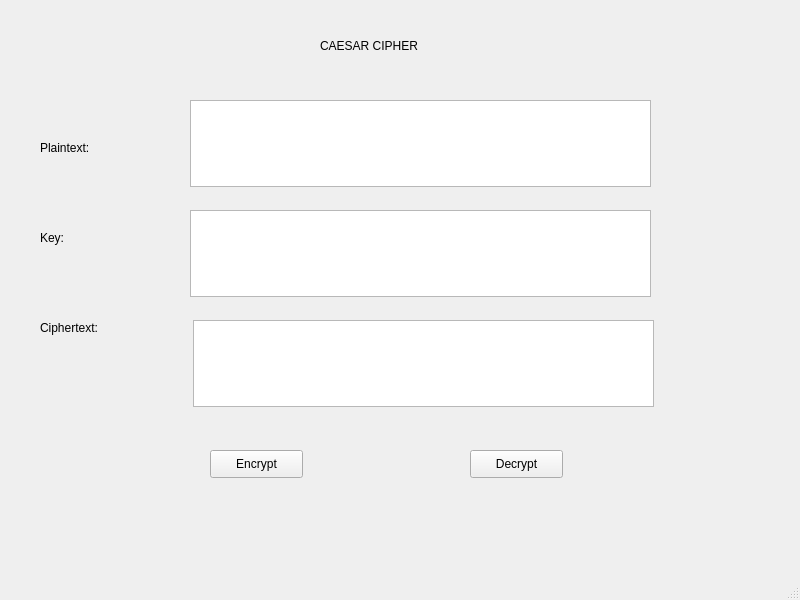
<?xml version="1.0" encoding="UTF-8"?>
<ui version="4.0">
 <class>mainWindow</class>
 <widget class="QMainWindow" name="mainWindow">
  <property name="geometry">
   <rect>
    <x>0</x>
    <y>0</y>
    <width>800</width>
    <height>600</height>
   </rect>
  </property>
  <property name="windowTitle">
   <string>MainWindow</string>
  </property>
  <widget class="QWidget" name="centralwidget">
   <widget class="QLabel" name="label">
    <property name="geometry">
     <rect>
      <x>320</x>
      <y>0</y>
      <width>201</width>
      <height>91</height>
     </rect>
    </property>
    <property name="text">
     <string>CAESAR CIPHER</string>
    </property>
   </widget>
   <widget class="QLabel" name="label_2">
    <property name="geometry">
     <rect>
      <x>40</x>
      <y>140</y>
      <width>55</width>
      <height>16</height>
     </rect>
    </property>
    <property name="text">
     <string>Plaintext:</string>
    </property>
   </widget>
   <widget class="QLabel" name="label_3">
    <property name="geometry">
     <rect>
      <x>40</x>
      <y>230</y>
      <width>55</width>
      <height>16</height>
     </rect>
    </property>
    <property name="text">
     <string>Key:</string>
    </property>
   </widget>
   <widget class="QLabel" name="label_4">
    <property name="geometry">
     <rect>
      <x>40</x>
      <y>320</y>
      <width>61</width>
      <height>16</height>
     </rect>
    </property>
    <property name="text">
     <string>Ciphertext:</string>
    </property>
   </widget>
   <widget class="QPushButton" name="btn_decrypt">
    <property name="geometry">
     <rect>
      <x>470</x>
      <y>450</y>
      <width>93</width>
      <height>28</height>
     </rect>
    </property>
    <property name="text">
     <string>Decrypt</string>
    </property>
   </widget>
   <widget class="QPushButton" name="btn_encrypt">
    <property name="geometry">
     <rect>
      <x>210</x>
      <y>450</y>
      <width>93</width>
      <height>28</height>
     </rect>
    </property>
    <property name="text">
     <string>Encrypt</string>
    </property>
   </widget>
   <widget class="QPlainTextEdit" name="plainTextEdit">
    <property name="geometry">
     <rect>
      <x>190</x>
      <y>100</y>
      <width>461</width>
      <height>87</height>
     </rect>
    </property>
   </widget>
   <widget class="QPlainTextEdit" name="plainTextEdit_2">
    <property name="geometry">
     <rect>
      <x>190</x>
      <y>210</y>
      <width>461</width>
      <height>87</height>
     </rect>
    </property>
   </widget>
   <widget class="QPlainTextEdit" name="plainTextEdit_3">
    <property name="geometry">
     <rect>
      <x>193</x>
      <y>320</y>
      <width>461</width>
      <height>87</height>
     </rect>
    </property>
   </widget>
  </widget>
  <widget class="QMenuBar" name="menubar">
   <property name="geometry">
    <rect>
     <x>0</x>
     <y>0</y>
     <width>800</width>
     <height>26</height>
    </rect>
   </property>
  </widget>
  <widget class="QStatusBar" name="statusbar"/>
 </widget>
 <resources/>
 <connections/>
</ui>
